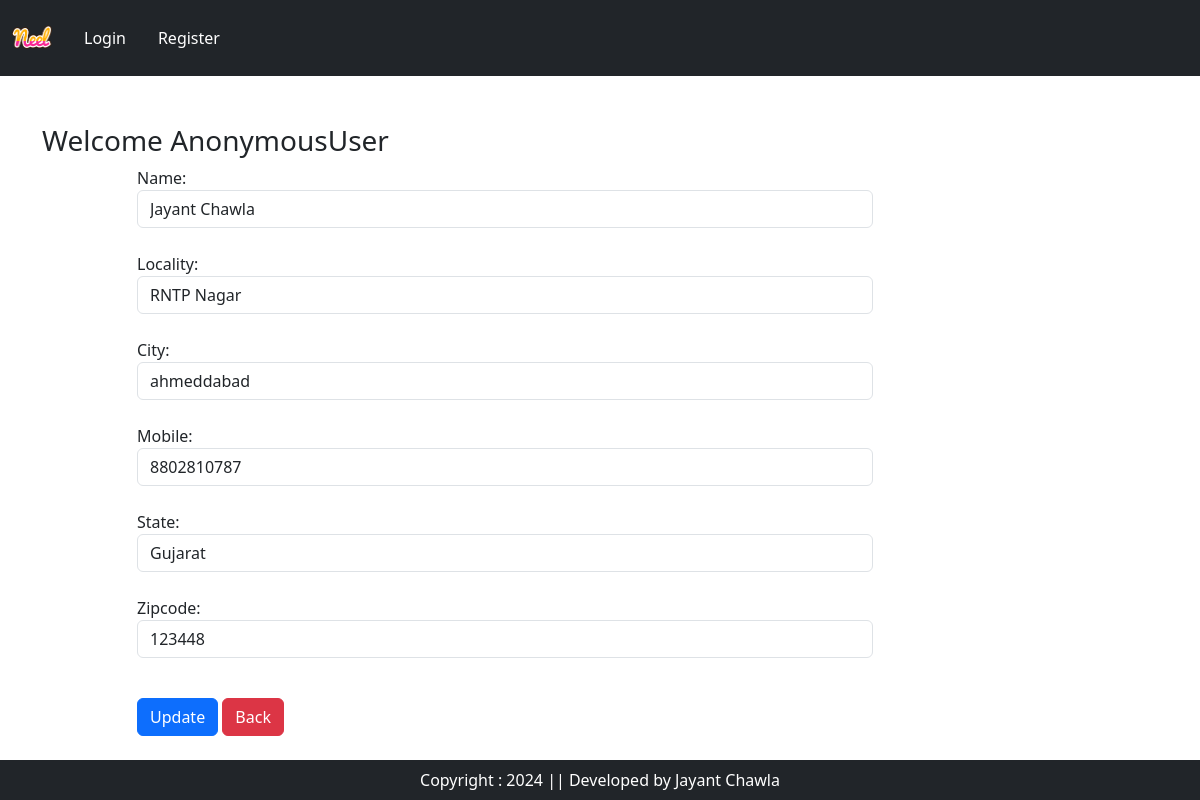
Screenshot of /updateAddress/1 with the database file from the repository.
### app/models.py (models this page shows, shortened)
class Customer(models.Model):
    user = models.ForeignKey(User, on_delete=models.CASCADE)
    name = models.CharField(max_length=200)
    locality = models.CharField(max_length=200)
    city = models.CharField(max_length=50)
    mobile = models.IntegerField(default=0)
    zipcode = models.IntegerField()
    state = models.CharField(choices=STATE_CHOICES, max_length=100)

### app/views.py (the view, shortened to what this page needs)
# urls.py: path('updateAddress/<int:pk>',views.UpdateAddress.as_view(),name="updateAddress"),
class UpdateAddress(View):
  def get(self,request,pk):
    totalitem = 0
    totalitemWishlist =  0
    if request.user.is_authenticated:
      totalitem = len(Cart.objects.filter(user=request.user))
      totalitemWishlist= len(Wishlist.objects.filter(user=request.user))
    add = Customer.objects.get(pk=pk)
    form = CustomerProfileForm(instance=add)
    return render(request,"app/updateAddress.html",locals())

### app/forms.py
class CustomerProfileForm(forms.ModelForm):
  class Meta:
    model = Customer
    fields = ['name','locality','city','mobile','state', 'zipcode']
    widgets = {
            'name': forms.TextInput(attrs={'class': 'form-control'}),
            'locality': forms.TextInput(attrs={'class': 'form-control'}),
            'city': forms.TextInput(attrs={'class': 'form-control'}),
            'mobile': forms.NumberInput(attrs={'class': 'form-control'}),
            'state': forms.Select(attrs={'class': 'form-control'}),
            'zipcode': forms.NumberInput(attrs={'class': 'form-control'}),
        }

### app/templates/app/updateAddress.html (shortened to what this page needs)
{% extends "app/base.html" %}
{% load static %}
{% block main-content %}
<div class="container my-5">
  <div class="row">
    <h3>Welcome <span class="text-capitalize">{{request.user}}</span></h3>
    <div class="col-sm-8 offset-sm-1">
      <form action="" method="post"> {% csrf_token %}
        {% for fm in form %}
        {{fm.label_tag}} {{fm}} <small class="text-danger">{{fm.errors|striptags}}</small> <br>
        {% endfor %}
          <div class="col-12 mt-3">
            <button type="submit" class="btn btn-primary">Update</button>
            <a href="{% url 'address' %}" type='button' class='btn btn-danger'>Back</a>
          </div>
      </form>
    </div>
  </div>
</div>
{% endblock main-content %}

### rows the page displays
Customer: form "Jayant Chawla" "RNTP Nagar" "ahmeddabad" "8802810787" "Gujarat" "123448"

### other values shown
{{ request.user }} "AnonymousUser"
{{ fm.label_tag }} "Name:" "Locality:" "City:" "Mobile:" "State:" "Zipcode:"
